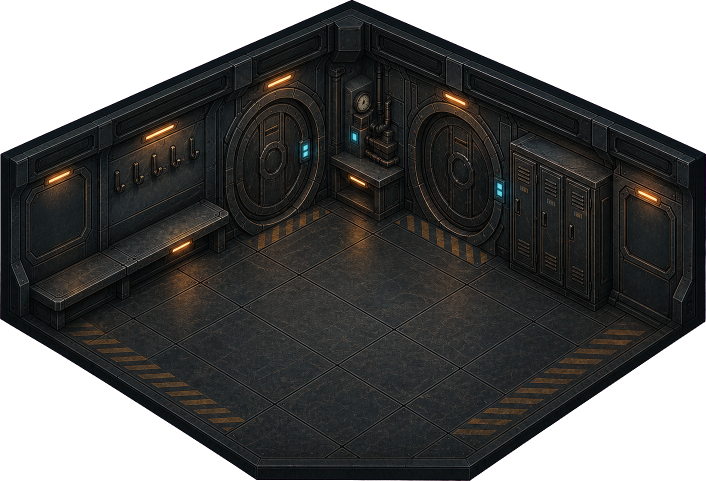
#> input picture design/assets/rooms/airlock.png, 1411 x 961 px, given in place of airlock.png.png, which was not available (shown at 1/2 size)
$ python fit_estimate.py ../design/assets/rooms/airlock.png
#> lines starting #> are read from the running program, lines starting #| are printed output that depends on the picture; after the words box and inside, x2 and y2 are one past the last pixel; in counts of white or black regions, pixels touching at a corner belong together; pictures that were not available may be replaced by others from this repository, and a replacement may not be noted
#!/usr/bin/env python3
"""First-guess floor quad for a keyed compartment image.

The keyed PNG's alpha gives the room silhouette. Its LOWER boundary is exactly the
floor's two near edges: L->B running down-right, then B->R running up-right, with a
short chamfer across the bottom vertex. Fitting a line to each side and intersecting
them recovers B reliably, where extreme points do not. L and R are those lines
evaluated at the silhouette's left and right limits, and T closes the parallelogram.

Still only a first guess: every room gets checked against a rendered grid and corrected.

Usage: fit_estimate.py <name> ...
"""
import sys
import numpy as np
from PIL import Image

TARGET_PX_PER_CELL = 82


def fit_line(xs, ys):
    m, c = np.polyfit(xs, ys, 1)
    return m, c


def estimate(name, quiet=False):
#> called with name = '../design/assets/rooms/airlock.png', quiet = False
    a = np.array(Image.open(f'design/assets/rooms/{name}.png').convert('RGBA'))[..., 3] > 10
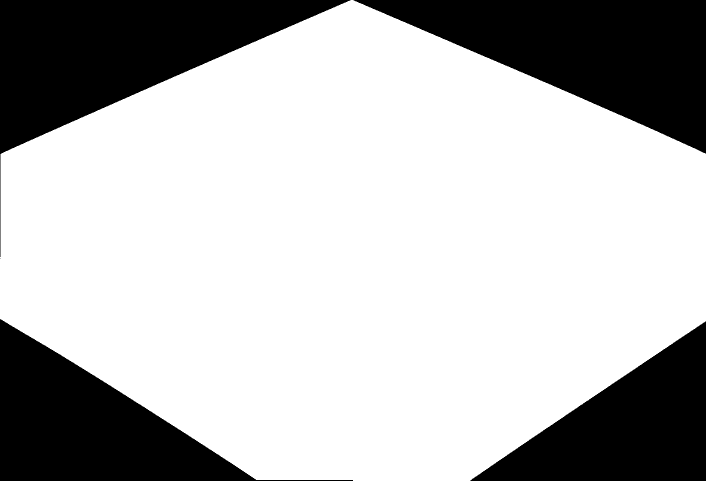
#> a: shape (961, 1411) bool (shown at 1/2 size); 72.4% white; 5 black regions (1 under 20 px), largest, box (x1, y1, x2, y2) and area: (0, 0, 701, 514) 107591, (707, 0, 1411, 307) 107070, (0, 638, 706, 961) 84997, (941, 643, 1411, 961) 75167
    # drop stray keying specks: keep columns with a decent run of alpha
    good = np.where(a.sum(axis=0) > 12)[0]
#> good = 1411 values from 0 to 1410
    x0, x1 = int(good[0]), int(good[-1])
#> x0 = 0; x1 = 1410
    xs = np.arange(x0, x1 + 1)
#> xs = 1411 values from 0 to 1410
    ybot = np.array([np.where(a[:, x])[0][-1] for x in xs])
#> ybot = 1411 values, max 960 at index 706, min 637 at index 0, mean 846.5
    # Columns where the silhouette runs off the bottom of the image are clipped and
    # must not be fitted: their lower boundary is the image edge, not the floor edge.
    clipped = ybot >= a.shape[0] - 2
    # The unclipped lower boundary is three segments: the floor's left near edge
    # (sloping down-right), a short chamfer across the bottom vertex, then the right
    # near edge (sloping up-right). Segment them by the sign of a smoothed slope and
    # fit a line to the longest run of each sign, which ignores the chamfer entirely.
    w = max(9, (x1 - x0) // 40)
#> w = 35
    sm = np.convolve(ybot.astype(float), np.ones(w) / w, mode='same')
#> sm = 1411 values, max 960 at index 723, min 330.2 at index 0, mean 842.5
    d = np.gradient(sm)
#> d = 1411 values, max 18.77 at index 16, min -19 at index 1394, mean 0.00209
    ok = ~clipped
    ok[:w] = ok[-w:] = False

    def longest_run(mask):
        best = cur = None
        for i, v in enumerate(mask):
            if v:
                cur = i if cur is None else cur
            elif cur is not None:
                if best is None or i - cur > best[1] - best[0]:
                    best = (cur, i)
                cur = None
#> this loop made 1411 passes
#> v on passes 1 to 12: False, False, False, False, False, False, False, False, False, False, False, False
#> after the loop, best = (35, 512)
        if cur is not None and (best is None or len(mask) - cur > best[1] - best[0]):
            best = (cur, len(mask))
        return best

    rl = longest_run(ok & (d > 0.12))
#> rl = (35, 512)
    rr = longest_run(ok & (d < -0.12))
#> rr = (943, 1376)
    if rl is None or rr is None or rl[1] - rl[0] < 10 or rr[1] - rr[0] < 10:
        return None
    lo = np.zeros(len(xs), bool); lo[rl[0]:rl[1]] = True
    hi = np.zeros(len(xs), bool); hi[rr[0]:rr[1]] = True
    m1, c1 = fit_line(xs[lo], ybot[lo])
#> in fit_line, `m, c = np.polyfit(xs, ys, 1)`: m = 0.631; c = 632.8
#> m1 = 0.631; c1 = 632.8
    m2, c2 = fit_line(xs[hi], ybot[hi])
#> m2 = -0.676; c2 = 1594.1
    bx = (c2 - c1) / (m1 - m2)
#> bx = 735.6
    B = (round(bx), round(m1 * bx + c1))
#> B = (736, 1097)
    L = (x0, round(m1 * x0 + c1))
#> L = (0, 633)
    R = (x1, round(m2 * x1 + c2))
#> R = (1410, 642)
    T = (L[0] + R[0] - B[0], L[1] + R[1] - B[1])
#> T = (674, 178)
    span = R[0] - L[0]
#> span = 1410
    total = max(4, round(span / TARGET_PX_PER_CELL))
#> total = 17
    ri, rj = max(1, R[0] - T[0]), max(1, T[0] - L[0])
#> ri = 736; rj = 674
    ni = max(2, round(total * ri / (ri + rj)))
#> ni = 9
    nj = max(2, total - ni)
#> nj = 8
    if not quiet:
        print(f'{name:13s} "{T}" "{R}" "{L}" "{B}" {ni} {nj}   px/cell={span/(ni+nj):.0f}')
#| ../design/assets/rooms/airlock.png "(674, 178)" "(1410, 642)" "(0, 633)" "(736, 1097)" 9 8   px/cell=83
    return T, R, L, B, ni, nj


for n in sys.argv[1:]:
    estimate(n)

$ run again, on design/assets/rooms/berths_v3.png
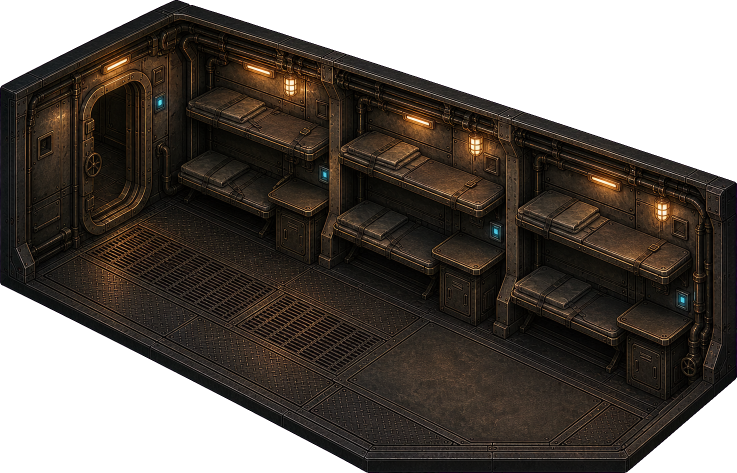
#> input picture design/assets/rooms/berths_v3.png, 1473 x 946 px, given in place of berths_v3.png.png, which was not available (shown at 1/2 size)
#> in estimate, `a = np.array(Image.open(f'design/assets/rooms/{name}.png').convert('RG..`:
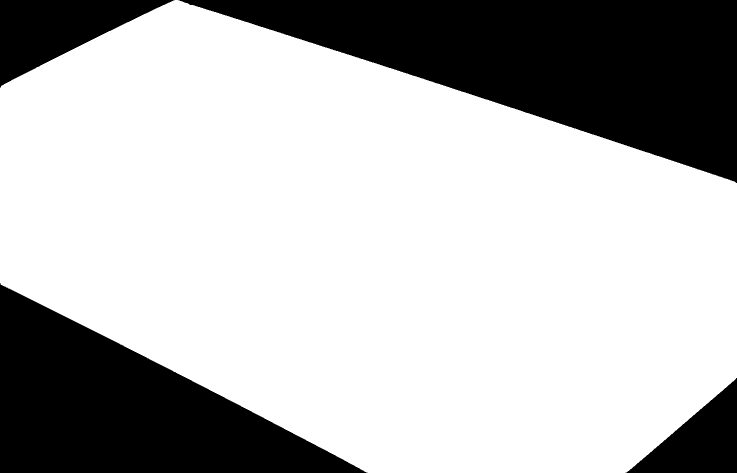
#> a: shape (946, 1473) bool (shown at 1/2 size); 71.8% white; 4 black regions, box (x1, y1, x2, y2) and area: (357, 0, 1473, 366) 201877, (0, 566, 735, 946) 140788, (0, 0, 349, 176) 29634, (1251, 756, 1473, 946) 20790
#> good = 1473 values from 0 to 1472
#> x0 = 0; x1 = 1472
#> ybot = 1473 values, max 945 at index 735, min 565 at index 0, mean 835.3
#> w = 36
#> sm = 1473 values, max 945 at index 753, min 285.9 at index 0, mean 831.2
#> d = 1473 values, max 16.24 at index 17, min -21.85 at index 1456, mean 0.0778
#> the loop in longest_run, `for i, v in enumerate(mask):` made 1473 passes
#> v on passes 1 to 8: False, False, False, False, False, False, False, False
#> after the loop in longest_run, `for i, v in enumerate(mask):`: best = (36, 732)
#> rr = (1254, 1437)
#> m = 0.514; c = 564.7
#> m1 = 0.514; c1 = 564.7
#> m2 = -0.858; c2 = 2019
#> bx = 1060.4
#> B = (1060, 1110)
#> L = (0, 565)
#> R = (1472, 757)
#> T = (412, 212)
#> span = 1472
#> total = 18
#> ri = 1060; rj = 412
#> ni = 13
#> nj = 5
#| ../design/assets/rooms/berths_v3.png "(412, 212)" "(1472, 757)" "(0, 565)" "(1060, 1110)" 13 5   px/cell=82

$ run again, on design/assets/rooms/bridge.png
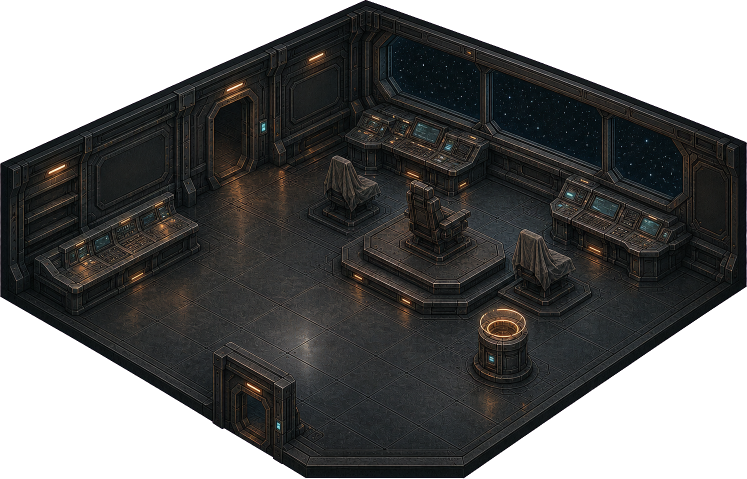
#> input picture design/assets/rooms/bridge.png, 1493 x 957 px, given in place of bridge.png.png, which was not available (shown at 1/2 size)
#> in estimate, `a = np.array(Image.open(f'design/assets/rooms/{name}.png').convert('RG..`:
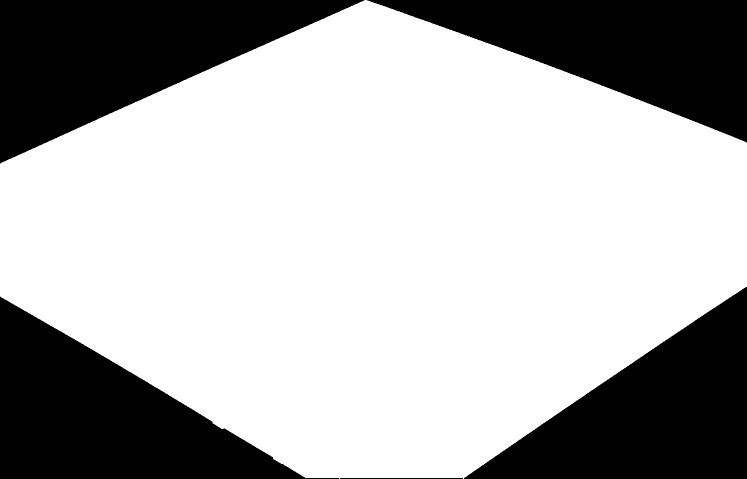
#> a: shape (957, 1493) bool (shown at 1/2 size); 68.7% white; 5 black regions, box (x1, y1, x2, y2) and area: (0, 0, 729, 328) 118789, (0, 593, 678, 957) 112893, (928, 574, 1493, 957) 109443, (734, 0, 1493, 285) 105429, (680, 956, 926, 957) 246
#> good = 1493 values from 0 to 1492
#> x0 = 0; x1 = 1492
#> ybot = 1493 values, max 956 at index 678, min 573 at index 1491, mean 806.9
#> w = 37
#> sm = 1493 values, max 955.1 at index 666, min 297.2 at index 1492, mean 803.3
#> d = 1493 values, max 16.57 at index 17, min -16.11 at index 1475, mean -0.00634
#> the loop in longest_run, `for i, v in enumerate(mask):` made 1493 passes
#> v on passes 1 to 8: False, False, False, False, False, False, False, False
#> after the loop in longest_run, `for i, v in enumerate(mask):`: best = (37, 610)
#> rr = (929, 1456)
#> m = 0.596; c = 589.4
#> m1 = 0.596; c1 = 589.4
#> m2 = -0.68; c2 = 1584.6
#> bx = 780.1
#> B = (780, 1054)
#> L = (0, 589)
#> R = (1492, 571)
#> T = (712, 106)
#> span = 1492
#> total = 18
#> ri = 780; rj = 712
#> ni = 9
#| ../design/assets/rooms/bridge.png "(712, 106)" "(1492, 571)" "(0, 589)" "(780, 1054)" 9 9   px/cell=83
